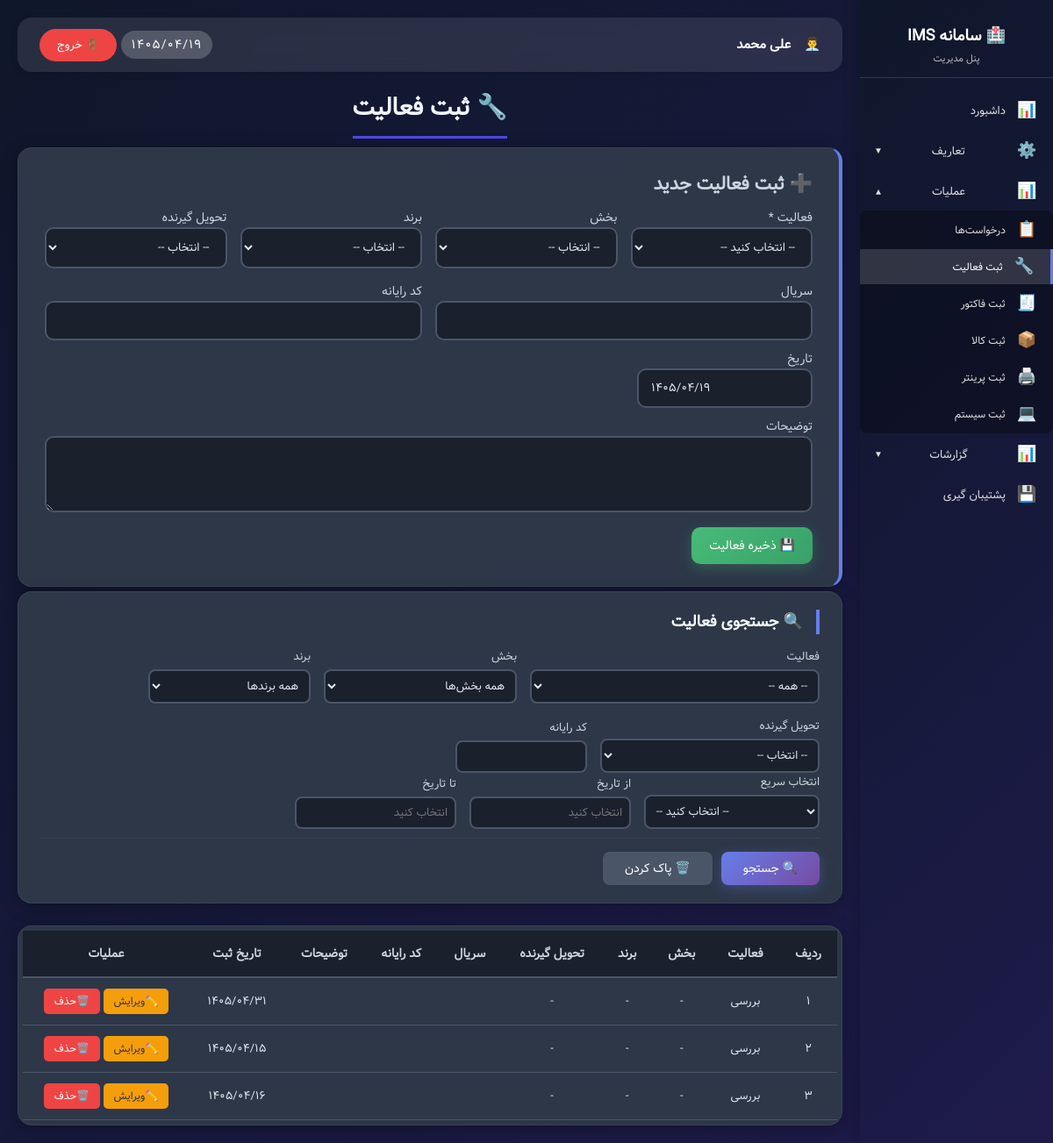
The page /admin_services.php (signed in) on the database as committed earlier.
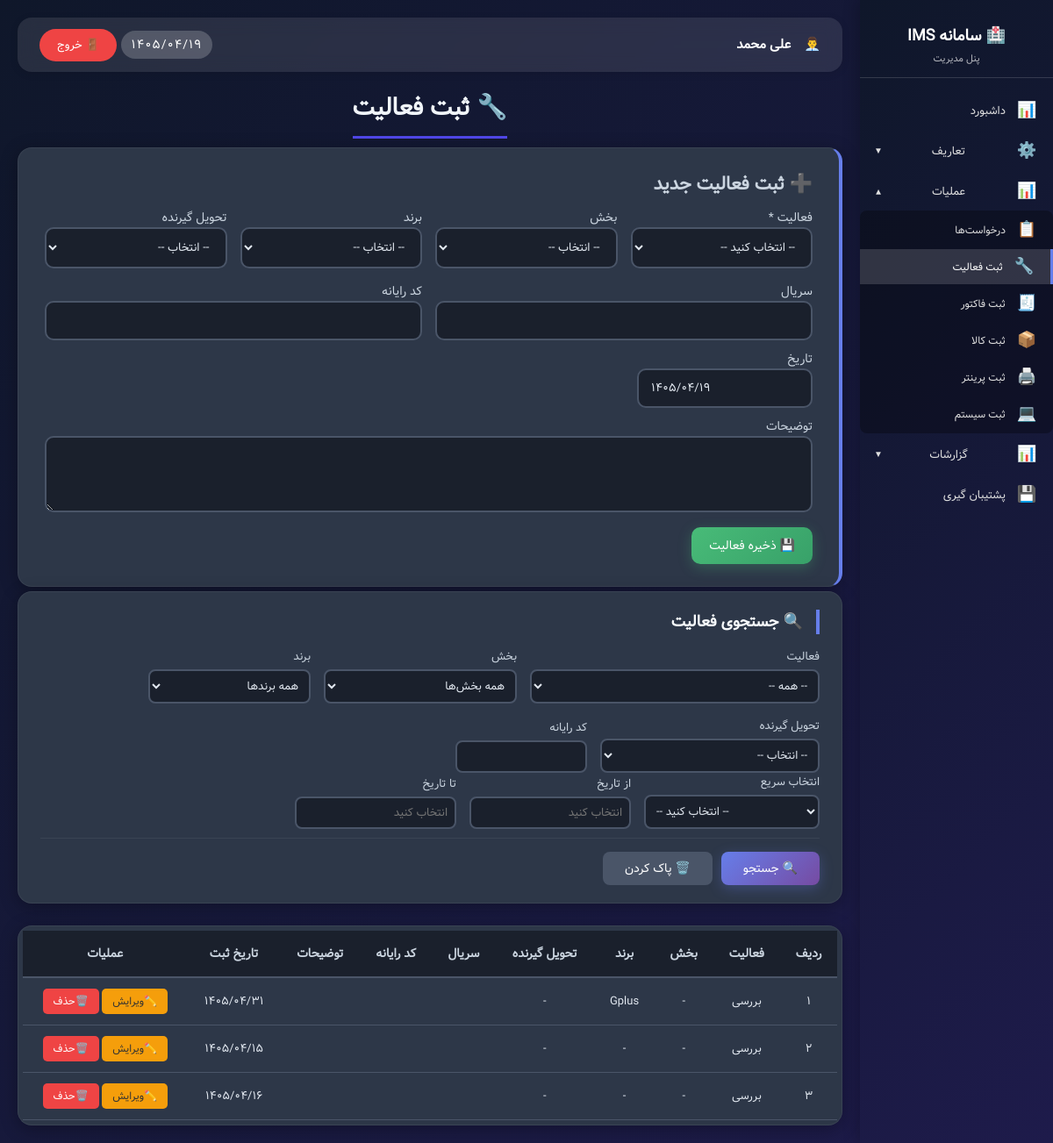
The same page on the database as committed later.
### tables this page shows
CREATE TABLE `service_requests` (
  `id` int NOT NULL AUTO_INCREMENT,
  `service_name` varchar(100) NOT NULL,
  `department_id` int DEFAULT NULL,
  `brand_id` int DEFAULT NULL,
  `receiver_person_id` int DEFAULT NULL,
  `serial_number` varchar(100) DEFAULT NULL,
  `computer_code` varchar(50) DEFAULT NULL,
  `description` text,
  `created_at` varchar(50) DEFAULT NULL,
  `created_by` int DEFAULT NULL,
  PRIMARY KEY (`id`),
  KEY `department_id` (`department_id`),
  KEY `brand_id` (`brand_id`),
  KEY `receiver_person_id` (`receiver_person_id`),
  KEY `created_by` (`created_by`),
  KEY `idx_service_name` (`service_name`),
  KEY `idx_created_at` (`created_at`),
  KEY `idx_name_status` (`service_name`)
);

CREATE TABLE `brands` (
  `id` int NOT NULL AUTO_INCREMENT,
  `name` varchar(100) NOT NULL,
  `created_at` varchar(50) DEFAULT NULL,
  PRIMARY KEY (`id`)
);

### functions.php (called while the page is built, shortened)
<?php
function hasPermission($permission_key) {
    if (isset($_SESSION['user_id']) && $_SESSION['user_id'] == 1) {
        return true;
    }
    return true;
}
function canEditServices() { return hasPermission('services_edit'); }
function canDeleteServices() { return hasPermission('services_delete'); }
?>

### assets/jdf.php (called while the page is built, shortened)
<?php
function fa_number($number) {
    $persian = ['۰', '۱', '۲', '۳', '۴', '۵', '۶', '۷', '۸', '۹'];
    $english = ['0', '1', '2', '3', '4', '5', '6', '7', '8', '9'];
    return str_replace($english, $persian, $number);
}
?>

### admin_services.php (the view, shortened to what the rows shown need)
<?php
require_once 'config/config.php';
require_once 'assets/jdf.php';
require_once 'functions.php';
$db = getDB();
$params = [];
$sql = "
SELECT
    s.*,
    d.name as department_name,
    b.name as brand_name,
    p.name as receiver_name,
    u.username as creator_name
FROM service_requests s
LEFT JOIN departments d ON s.department_id=d.id
LEFT JOIN brands b ON s.brand_id=b.id
LEFT JOIN persons p ON s.receiver_person_id=p.id
LEFT JOIN users u ON s.created_by=u.id
";
$sql .= " ORDER BY s.id DESC";
$stmt=$db->prepare($sql);
$stmt->execute($params);
$services=$stmt->fetchAll(PDO::FETCH_ASSOC);
    ?>
<!DOCTYPE html>
<html lang="fa" dir="rtl">
<head>
    <link rel="stylesheet" href="assets/styles/persian-datepicker.min.css">
</head>
<body>
<div class="admin-wrapper">
    <?php include 'sidebar.php'; ?>
    <div class="main-content">
        <div class="main-title">
            <h1>🔧 ثبت فعالیت</h1>
        </div>
        <?php if (canEditServices()): ?>
            <div class="add-card">
                <h2>➕ ثبت فعالیت جدید</h2>
            </div>
        <?php endif; ?>
        <div class="search-card">
            <h2>🔍 جستجوی فعالیت</h2>
        </div>
        <div class="services-table data-table">
            <table>
                <thead>
                <tr>
                    <th>ردیف</th>
                    <th>فعالیت</th>
                    <th>بخش</th>
                    <th>برند</th>
                    <th>تحویل گیرنده</th>
                    <th>سریال</th>
                    <th>کد رایانه</th>
                    <th>توضیحات</th>
                    <th>تاریخ ثبت</th>
                    <th>عملیات</th>
                </tr>
                </thead>
                <tbody>
                <?php if (empty($services)): ?>
                    <tr><td colspan="12">🔧 هیچ سرویسی ثبت نشده است</td></tr>
                <?php else: ?>
                    <?php $row_num = 1; foreach ($services as $service): ?>
                        <tr>
                            <td><?php echo fa_number($row_num); ?></td>
                            <td><?php echo htmlspecialchars($service['service_name']); ?></td>
                            <td><?php echo htmlspecialchars($service['department_name'] ?? '-'); ?></td>
                            <td><?php echo htmlspecialchars($service['brand_name'] ?? '-'); ?></td>
                            <td><?php echo htmlspecialchars($service['receiver_name'] ?? '-'); ?></td>
                            <td><?php echo htmlspecialchars($service['serial_number'] ?? '-'); ?></td>
                            <td><?php echo htmlspecialchars($service['computer_code'] ?? '-'); ?></td>
                            <td><?php echo nl2br(htmlspecialchars($service['description'] ?? '-')); ?></td>
                            <td><?php echo fa_number(htmlspecialchars($service['created_at'])); ?></td>
                            <td>
                                <?php if (canEditServices()): ?>
                                    <button class="edit-btn" onclick='openEditModal(<?php echo json_encode($service); ?>)'>✏️ویرایش</button>
                                <?php endif; ?>
                                <?php if (canDeleteServices()): ?>
                                    <button
                                            class="delete-btn"
                                            data-id="<?php echo $service['id']; ?>"
                                            onclick="confirmDelete(<?php echo $service['id']; ?>,
                                                    '<?php echo htmlspecialchars($service['service_name']); ?>')">
                                        🗑️حذف
                                    </button>
                                <?php endif; ?>
                            </td>
                        </tr>
                        <?php $row_num++; ?>
                    <?php endforeach; ?>
                <?php endif; ?>
                </tbody>
            </table>
        </div>
    </div>
</div>
</body>
</html>

Rows that differ between the two databases and show on the page:
changed service_requests: brand.name "-" → "Gplus"
